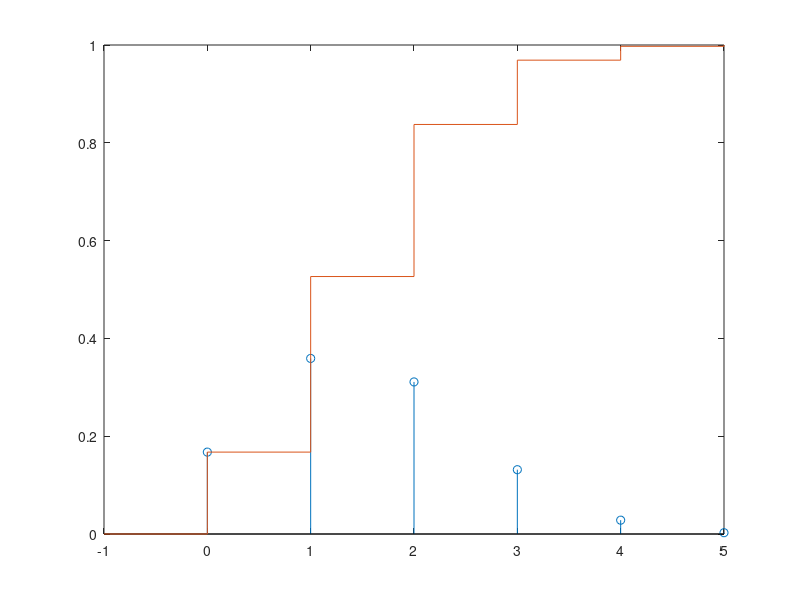

The MATLAB source for this figure:
%% a 
% i
pdef = 0.3;
N = 1e5;
experiencias = sum(rand(5, N)< pdef);

xi = 0:5;
px = zeros(1,6);
for i = xi
    px(i+1) = sum(experiencias==i) / N;
end

stem(xi,px);

hold on
% ii

stairs([ -1 xi], [0 cumsum(px)]);


%iii
max_2 = px(1) + px(2) + px(3)

%% b


